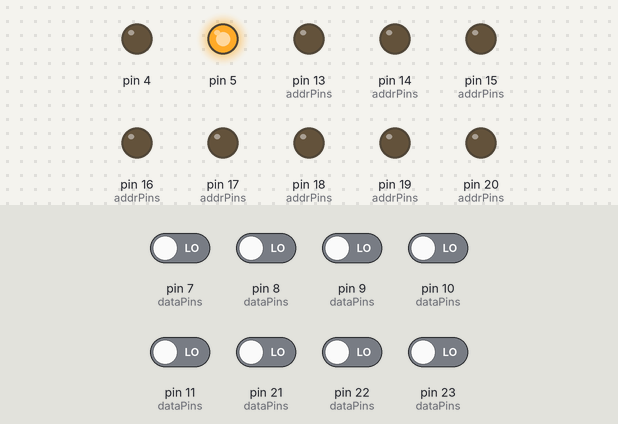
Bench run of a sketch on a simulated Arduino Mega 2560, built for the host (arithmetic inside an expression is 32-bit, double 64-bit). Shown: output pins drawn as LEDs (lit = HIGH). Inputs (shaded band) come from the test bench; at power-on: pin 7 (dataPins), pin 8 (dataPins), pin 9 (dataPins), pin 10 (dataPins), pin 11 (dataPins), pin 21 (dataPins), pin 22 (dataPins), pin 23 (dataPins) LOW. What the sketch prints to the serial monitor is not drawn.

Above: at 0.1 s.
Timing chart, 0 to 1.6 s (numbered marks = the images above):
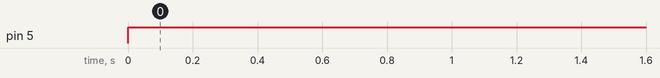

Measured:
- by itself, pin 5: LOW → HIGH at 0.00 s

The sketch:

sram.ino
```cpp
#include "ParallelSRAM.h"

static ParallelSRAM* my_device{};

void
setup()
{
  int dataPins[] = {7, 8, 9, 10, 11, 23, 22, 21};
  int addrPins[] = {20, 19, 18, 17, 16, 15, 14, 13};
  my_device      = new ParallelSRAM{dataPins, addrPins, 5, 4};

  Serial.begin(9600);
  while (!Serial)
    ;
}

void
loop()
{
  static bool once{false};
  if (!once) {
    once = true;
    my_device->writeSRAM(5, 0xff);

    byte val = my_device->readSRAM(0);
    Serial.println(val);
  }
}
```

ParallelSRAM.cpp
```cpp
#include "ParallelSRAM.h"

#include <Arduino.h>

#include <cstring>
#include <bitset>

ParallelSRAM::ParallelSRAM(int* _data_pins, int* _addr_pins,
                           int write_enable_pin, int output_enable_pin)
    : write_enable_pin{write_enable_pin}, output_enable_pin{output_enable_pin}
{
  std::memcpy(this->data_pins.data(), _data_pins,
              this->data_pins.size() * sizeof(int));
  std::memcpy(this->addr_pins.data(), _addr_pins,
              this->addr_pins.size() * sizeof(int));

  for (int data_pin : this->data_pins) {
    pinMode(data_pin, INPUT);
  }

  for (int addr_pin : this->addr_pins) {
    pinMode(addr_pin, OUTPUT);
  }

  pinMode(this->write_enable_pin, OUTPUT);
  pinMode(this->output_enable_pin, OUTPUT);

  this->enable_highz();
}

ParallelSRAM::~ParallelSRAM()
{
}

byte
ParallelSRAM::readSRAM(byte addr)
{
  this->enable_highz();
  this->write_addr(addr);
  this->enable_read();
  return static_cast<byte>(this->read_ulong());
}

void
ParallelSRAM::writeSRAM(byte addr, byte data)
{
  this->enable_highz();
  this->write_addr(addr);
  this->do_write(data);
}

void
ParallelSRAM::enable_highz()
{
  digitalWrite(this->output_enable_pin, HIGH);
  digitalWrite(this->write_enable_pin, HIGH);
#ifdef SAFETY_CHECK_HIGH_Z
  this->is_high_z = true;
#endif
}

void
ParallelSRAM::enable_read()
{
#ifdef SAFETY_CHECK_HIGH_Z
  if (!this->is_high_z) {
    return;
  }
  this->is_high_z = false;
#endif

  for (int data_pin : this->data_pins) {
    pinMode(data_pin, INPUT);
  }
  digitalWrite(this->output_enable_pin, LOW);
}

void
ParallelSRAM::do_write(byte data)
{
#ifdef SAFETY_CHECK_HIGH_Z
  if (!this->is_high_z) {
    return;
  }
  this->is_high_z = false;
#endif

  using pin_array_size_t = decltype(this->data_pins)::size_type;

  std::bitset<data_bus_width> data_bits{data};
  for (pin_array_size_t i{0}; i < this->data_pins.size(); ++i) {
    pinMode(this->data_pins[i], OUTPUT);
    digitalWrite(this->data_pins[i], data_bits[i]);
  }
  // Write must be enabled only after value has been set on data bus.
  digitalWrite(this->write_enable_pin, LOW);
  // We don't strictly have to do this here since it will happen when we
  // transition to High-Z, but you'd expect it to be here, so here it is.
  digitalWrite(this->write_enable_pin, HIGH);
}

void
ParallelSRAM::write_addr(byte addr)
{
#ifdef SAFETY_CHECK_HIGH_Z
  if (!this->is_high_z) {
    return;
  }
#endif

  using pin_array_size_t = decltype(this->addr_pins)::size_type;

  std::bitset<addr_bus_width> addr_bits{addr};
  for (pin_array_size_t i{0}; i < this->addr_pins.size(); ++i) {
    digitalWrite(this->addr_pins[i], addr_bits[i]);
  }
}

unsigned long
ParallelSRAM::read_ulong()
{
#ifdef SAFETY_CHECK_HIGH_Z
  if (this->is_high_z) {
    return -1;
  }
#endif

  using pin_array_size_t = decltype(this->data_pins)::size_type;

  std::bitset<data_bus_width> data_bits;
  for (pin_array_size_t i{0}; i < this->data_pins.size(); ++i) {
    data_bits[i] = digitalRead(this->data_pins[i]);
  }
  return data_bits.to_ulong();
}
```

ParallelSRAM.h
```cpp
#ifndef PARALLEL_SRAM_H_INCLUDED
#define PARALLEL_SRAM_H_INCLUDED

#include <array>

#include <Arduino.h>

#define SAFETY_CHECK_HIGH_Z

class ParallelSRAM {
public:
  ParallelSRAM(int* data_pins, int* addr_pins, int write_enable_pin,
               int output_enable_pin);

  ParallelSRAM(ParallelSRAM const& other)            = delete;
  ParallelSRAM& operator=(ParallelSRAM const& other) = delete;
  ParallelSRAM(ParallelSRAM&& other)                 = delete;
  ParallelSRAM& operator=(ParallelSRAM&& other)      = delete;

  ~ParallelSRAM();

  byte readSRAM(byte addr);
  void writeSRAM(byte addr, byte data);

private:
  static constexpr int data_bus_width{8};
  static constexpr int addr_bus_width{8};

  std::array<int, data_bus_width> data_pins;
  std::array<int, addr_bus_width> addr_pins;
  int                             write_enable_pin;
  int                             output_enable_pin;
#ifdef SAFETY_CHECK_HIGH_Z
  bool is_high_z{false};
#endif

  void          enable_highz();
  void          enable_read();
  void          do_write(byte data);
  void          write_addr(byte addr);
  unsigned long read_ulong();
};

#endif // PARALLEL_SRAM_H_INCLUDED
```
